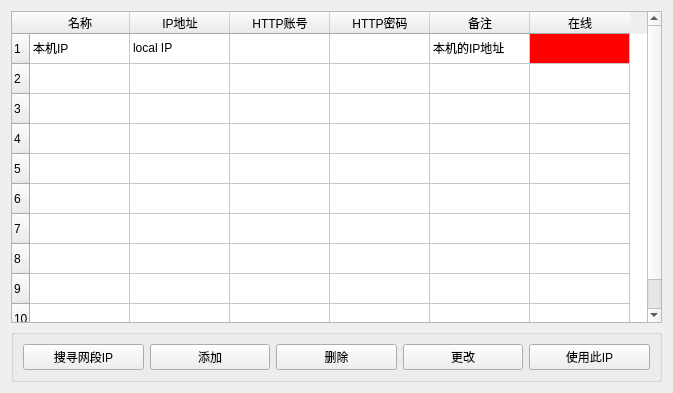
<?xml version="1.0" encoding="UTF-8"?>
<ui version="4.0">
 <class>Form</class>
 <widget class="QWidget" name="Form">
  <property name="geometry">
   <rect>
    <x>0</x>
    <y>0</y>
    <width>673</width>
    <height>393</height>
   </rect>
  </property>
  <property name="windowTitle">
   <string>Form</string>
  </property>
  <layout class="QVBoxLayout" name="verticalLayout">
   <item>
    <widget class="QTableWidget" name="tableWidget">
     <property name="dragEnabled">
      <bool>false</bool>
     </property>
     <row>
      <property name="text">
       <string>1</string>
      </property>
     </row>
     <row>
      <property name="text">
       <string>2</string>
      </property>
     </row>
     <row>
      <property name="text">
       <string>3</string>
      </property>
     </row>
     <row>
      <property name="text">
       <string>4</string>
      </property>
     </row>
     <row>
      <property name="text">
       <string>5</string>
      </property>
     </row>
     <row>
      <property name="text">
       <string>6</string>
      </property>
     </row>
     <row>
      <property name="text">
       <string>7</string>
      </property>
     </row>
     <row>
      <property name="text">
       <string>8</string>
      </property>
     </row>
     <row>
      <property name="text">
       <string>9</string>
      </property>
     </row>
     <row>
      <property name="text">
       <string>10</string>
      </property>
     </row>
     <column>
      <property name="text">
       <string>名称</string>
      </property>
      <property name="background">
       <color>
        <red>173</red>
        <green>170</green>
        <blue>255</blue>
       </color>
      </property>
      <property name="foreground">
       <brush brushstyle="SolidPattern">
        <color alpha="255">
         <red>0</red>
         <green>0</green>
         <blue>0</blue>
        </color>
       </brush>
      </property>
     </column>
     <column>
      <property name="text">
       <string>IP地址</string>
      </property>
     </column>
     <column>
      <property name="text">
       <string>HTTP账号</string>
      </property>
     </column>
     <column>
      <property name="text">
       <string>HTTP密码</string>
      </property>
     </column>
     <column>
      <property name="text">
       <string>备注</string>
      </property>
     </column>
     <column>
      <property name="text">
       <string>在线</string>
      </property>
     </column>
     <item row="0" column="0">
      <property name="text">
       <string>本机IP</string>
      </property>
     </item>
     <item row="0" column="1">
      <property name="text">
       <string>local IP</string>
      </property>
     </item>
     <item row="0" column="4">
      <property name="text">
       <string>本机的IP地址</string>
      </property>
     </item>
     <item row="0" column="5">
      <property name="text">
       <string/>
      </property>
      <property name="background">
       <brush brushstyle="SolidPattern">
        <color alpha="255">
         <red>255</red>
         <green>0</green>
         <blue>0</blue>
        </color>
       </brush>
      </property>
     </item>
    </widget>
   </item>
   <item>
    <widget class="QGroupBox" name="groupBox">
     <property name="title">
      <string/>
     </property>
     <layout class="QHBoxLayout" name="horizontalLayout">
      <item>
       <widget class="QPushButton" name="pushButton_5">
        <property name="text">
         <string>搜寻网段IP</string>
        </property>
       </widget>
      </item>
      <item>
       <widget class="QPushButton" name="pushButton">
        <property name="text">
         <string>添加</string>
        </property>
       </widget>
      </item>
      <item>
       <widget class="QPushButton" name="pushButton_2">
        <property name="text">
         <string>删除</string>
        </property>
       </widget>
      </item>
      <item>
       <widget class="QPushButton" name="pushButton_3">
        <property name="text">
         <string>更改</string>
        </property>
       </widget>
      </item>
      <item>
       <widget class="QPushButton" name="pushButton_4">
        <property name="text">
         <string>使用此IP</string>
        </property>
       </widget>
      </item>
     </layout>
    </widget>
   </item>
  </layout>
 </widget>
 <resources/>
 <connections/>
</ui>
